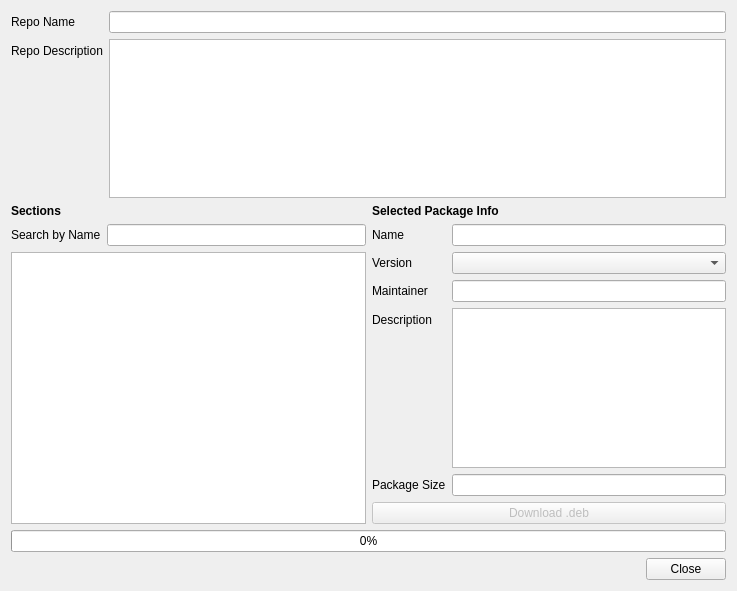
<?xml version="1.0" encoding="UTF-8"?>
<ui version="4.0">
 <class>RepoDialog</class>
 <widget class="QDialog" name="RepoDialog">
  <property name="geometry">
   <rect>
    <x>0</x>
    <y>0</y>
    <width>737</width>
    <height>591</height>
   </rect>
  </property>
  <property name="windowTitle">
   <string>Dialog</string>
  </property>
  <layout class="QVBoxLayout" name="verticalLayout">
   <item>
    <layout class="QFormLayout" name="formLayout">
     <property name="sizeConstraint">
      <enum>QLayout::SetFixedSize</enum>
     </property>
     <property name="fieldGrowthPolicy">
      <enum>QFormLayout::AllNonFixedFieldsGrow</enum>
     </property>
     <property name="bottomMargin">
      <number>0</number>
     </property>
     <item row="0" column="0">
      <widget class="QLabel" name="label">
       <property name="text">
        <string>Repo Name</string>
       </property>
      </widget>
     </item>
     <item row="1" column="0">
      <widget class="QLabel" name="label_2">
       <property name="text">
        <string>Repo Description</string>
       </property>
      </widget>
     </item>
     <item row="0" column="1">
      <widget class="QLineEdit" name="txt_repo_name"/>
     </item>
     <item row="1" column="1">
      <widget class="QPlainTextEdit" name="txt_repo_description">
       <property name="readOnly">
        <bool>true</bool>
       </property>
      </widget>
     </item>
    </layout>
   </item>
   <item>
    <layout class="QHBoxLayout" name="horizontalLayout">
     <item>
      <layout class="QVBoxLayout" name="verticalLayout_3">
       <item>
        <widget class="QLabel" name="label_4">
         <property name="font">
          <font>
           <weight>75</weight>
           <bold>true</bold>
          </font>
         </property>
         <property name="text">
          <string>Sections</string>
         </property>
        </widget>
       </item>
       <item>
        <layout class="QHBoxLayout" name="horizontalLayout_2">
         <item>
          <widget class="QLabel" name="label_10">
           <property name="text">
            <string>Search by Name</string>
           </property>
          </widget>
         </item>
         <item>
          <widget class="QLineEdit" name="txt_search"/>
         </item>
        </layout>
       </item>
       <item>
        <widget class="QTreeWidget" name="tree_sections">
         <property name="sortingEnabled">
          <bool>false</bool>
         </property>
         <attribute name="headerVisible">
          <bool>false</bool>
         </attribute>
         <column>
          <property name="text">
           <string notr="true">1</string>
          </property>
         </column>
        </widget>
       </item>
      </layout>
     </item>
     <item>
      <layout class="QVBoxLayout" name="lay_pkg_info">
       <item>
        <widget class="QLabel" name="label_3">
         <property name="font">
          <font>
           <weight>75</weight>
           <bold>true</bold>
          </font>
         </property>
         <property name="text">
          <string>Selected Package Info</string>
         </property>
        </widget>
       </item>
       <item>
        <layout class="QFormLayout" name="formLayout_2">
         <property name="fieldGrowthPolicy">
          <enum>QFormLayout::ExpandingFieldsGrow</enum>
         </property>
         <item row="0" column="0">
          <widget class="QLabel" name="label_5">
           <property name="text">
            <string>Name</string>
           </property>
          </widget>
         </item>
         <item row="1" column="0">
          <widget class="QLabel" name="label_6">
           <property name="text">
            <string>Version</string>
           </property>
          </widget>
         </item>
         <item row="2" column="0">
          <widget class="QLabel" name="label_7">
           <property name="text">
            <string>Maintainer</string>
           </property>
          </widget>
         </item>
         <item row="3" column="0">
          <widget class="QLabel" name="label_8">
           <property name="text">
            <string>Description</string>
           </property>
          </widget>
         </item>
         <item row="3" column="1">
          <widget class="QPlainTextEdit" name="txt_pkg_description">
           <property name="readOnly">
            <bool>true</bool>
           </property>
          </widget>
         </item>
         <item row="0" column="1">
          <widget class="QLineEdit" name="txt_pkg_name">
           <property name="sizePolicy">
            <sizepolicy hsizetype="MinimumExpanding" vsizetype="Fixed">
             <horstretch>0</horstretch>
             <verstretch>0</verstretch>
            </sizepolicy>
           </property>
           <property name="maximumSize">
            <size>
             <width>16777215</width>
             <height>16777215</height>
            </size>
           </property>
          </widget>
         </item>
         <item row="2" column="1">
          <widget class="QLineEdit" name="txt_pkg_maintainer">
           <property name="maximumSize">
            <size>
             <width>16777215</width>
             <height>16777215</height>
            </size>
           </property>
          </widget>
         </item>
         <item row="1" column="1">
          <widget class="QComboBox" name="cmb_pkg_version">
           <property name="sizePolicy">
            <sizepolicy hsizetype="Expanding" vsizetype="Fixed">
             <horstretch>0</horstretch>
             <verstretch>0</verstretch>
            </sizepolicy>
           </property>
           <property name="maximumSize">
            <size>
             <width>500</width>
             <height>16777215</height>
            </size>
           </property>
          </widget>
         </item>
         <item row="4" column="0">
          <widget class="QLabel" name="label_9">
           <property name="text">
            <string>Package Size</string>
           </property>
          </widget>
         </item>
         <item row="4" column="1">
          <widget class="QLineEdit" name="txt_pkg_filesize">
           <property name="readOnly">
            <bool>true</bool>
           </property>
          </widget>
         </item>
        </layout>
       </item>
       <item>
        <widget class="QPushButton" name="btn_download">
         <property name="enabled">
          <bool>false</bool>
         </property>
         <property name="text">
          <string>Download .deb</string>
         </property>
        </widget>
       </item>
      </layout>
     </item>
    </layout>
   </item>
   <item>
    <widget class="QProgressBar" name="progressBar">
     <property name="value">
      <number>0</number>
     </property>
    </widget>
   </item>
   <item>
    <widget class="QDialogButtonBox" name="buttonBox">
     <property name="orientation">
      <enum>Qt::Horizontal</enum>
     </property>
     <property name="standardButtons">
      <set>QDialogButtonBox::Close</set>
     </property>
    </widget>
   </item>
  </layout>
 </widget>
 <resources/>
 <connections>
  <connection>
   <sender>buttonBox</sender>
   <signal>accepted()</signal>
   <receiver>RepoDialog</receiver>
   <slot>accept()</slot>
   <hints>
    <hint type="sourcelabel">
     <x>248</x>
     <y>254</y>
    </hint>
    <hint type="destinationlabel">
     <x>157</x>
     <y>274</y>
    </hint>
   </hints>
  </connection>
  <connection>
   <sender>buttonBox</sender>
   <signal>rejected()</signal>
   <receiver>RepoDialog</receiver>
   <slot>reject()</slot>
   <hints>
    <hint type="sourcelabel">
     <x>316</x>
     <y>260</y>
    </hint>
    <hint type="destinationlabel">
     <x>286</x>
     <y>274</y>
    </hint>
   </hints>
  </connection>
 </connections>
</ui>
